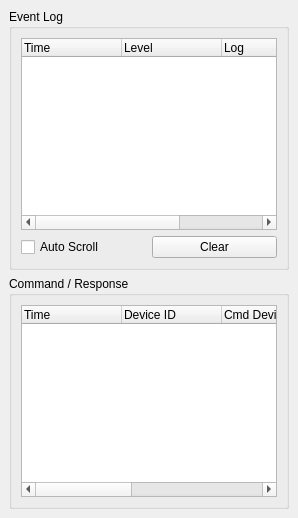
  <widget class="QDockWidget" name="dockSystem">
   <property name="windowTitle">
    <string>System</string>
   </property>
   <attribute name="dockWidgetArea">
    <number>4</number>
   </attribute>
   <widget class="QWidget" name="dockWidgetContents">
    <layout class="QGridLayout" name="gridLayout_2">
     <item row="0" column="0">
      <widget class="QGroupBox" name="grpEventLog">
       <property name="title">
        <string>Event Log</string>
       </property>
       <layout class="QGridLayout" name="gridLayout_12">
        <item row="0" column="0">
         <layout class="QVBoxLayout" name="verticalLayout_2">
          <item>
           <widget class="QTreeWidget" name="treeEventLog">
            <property name="verticalScrollMode">
             <enum>QAbstractItemView::ScrollPerItem</enum>
            </property>
            <column>
             <property name="text">
              <string>Time</string>
             </property>
            </column>
            <column>
             <property name="text">
              <string>Level</string>
             </property>
            </column>
            <column>
             <property name="text">
              <string>Log</string>
             </property>
            </column>
            <column>
             <property name="text">
              <string>Device ID</string>
             </property>
            </column>
           </widget>
          </item>
          <item>
           <layout class="QHBoxLayout" name="horizontalLayout_2">
            <item>
             <widget class="QCheckBox" name="chkEventAutoScroll">
              <property name="text">
               <string>Auto Scroll</string>
              </property>
             </widget>
            </item>
            <item>
             <widget class="QPushButton" name="btnClearEventLog">
              <property name="text">
               <string>Clear</string>
              </property>
             </widget>
            </item>
           </layout>
          </item>
         </layout>
        </item>
       </layout>
      </widget>
     </item>
     <item row="1" column="0">
      <widget class="QGroupBox" name="grpEventLog_3">
       <property name="title">
        <string>Command / Response</string>
       </property>
       <layout class="QGridLayout" name="gridLayout_22">
        <item row="0" column="0">
         <widget class="QTreeWidget" name="treeCommandResponse">
          <property name="verticalScrollMode">
           <enum>QAbstractItemView::ScrollPerItem</enum>
          </property>
          <column>
           <property name="text">
            <string>Time</string>
           </property>
          </column>
          <column>
           <property name="text">
            <string>Device ID</string>
           </property>
          </column>
          <column>
           <property name="text">
            <string>Cmd Device ID</string>
           </property>
          </column>
          <column>
           <property name="text">
            <string>Type</string>
           </property>
          </column>
          <column>
           <property name="text">
            <string>ID</string>
           </property>
          </column>
          <column>
           <property name="text">
            <string>Command/Response</string>
           </property>
          </column>
         </widget>
        </item>
       </layout>
      </widget>
     </item>
    </layout>
   </widget>
  </widget>
